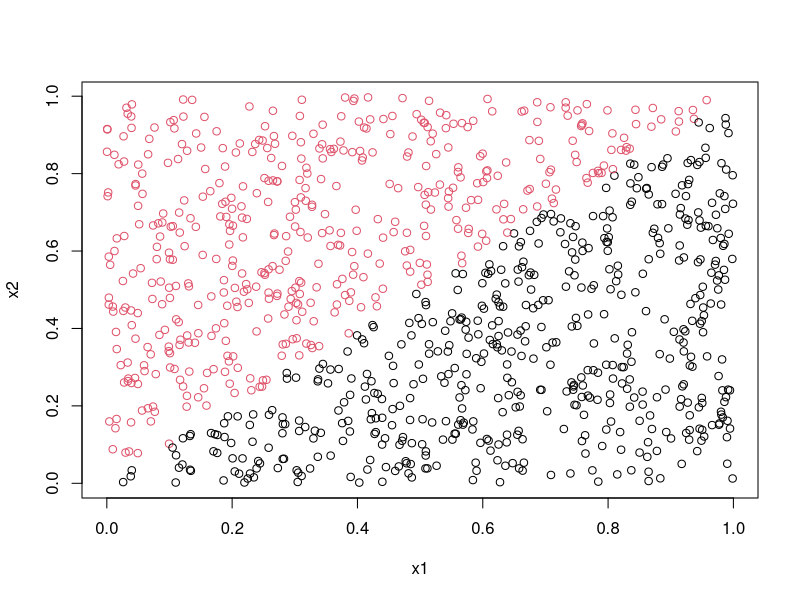
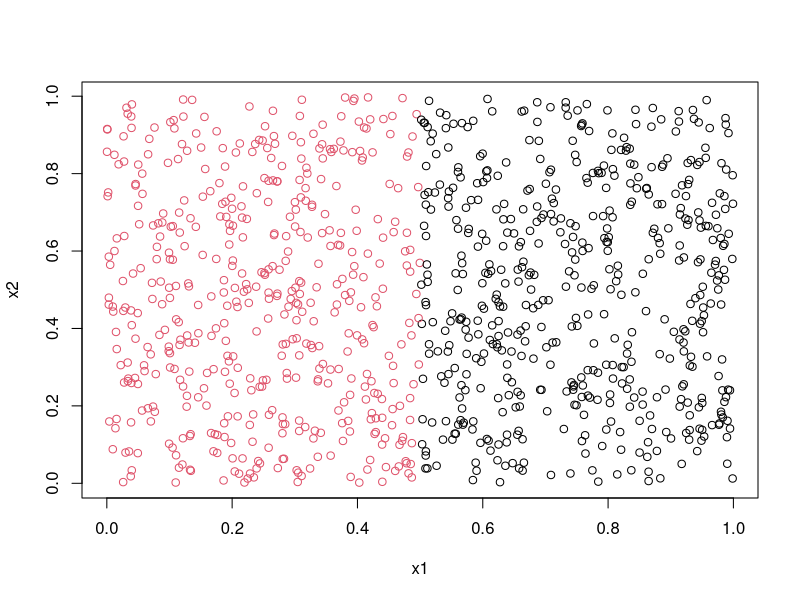
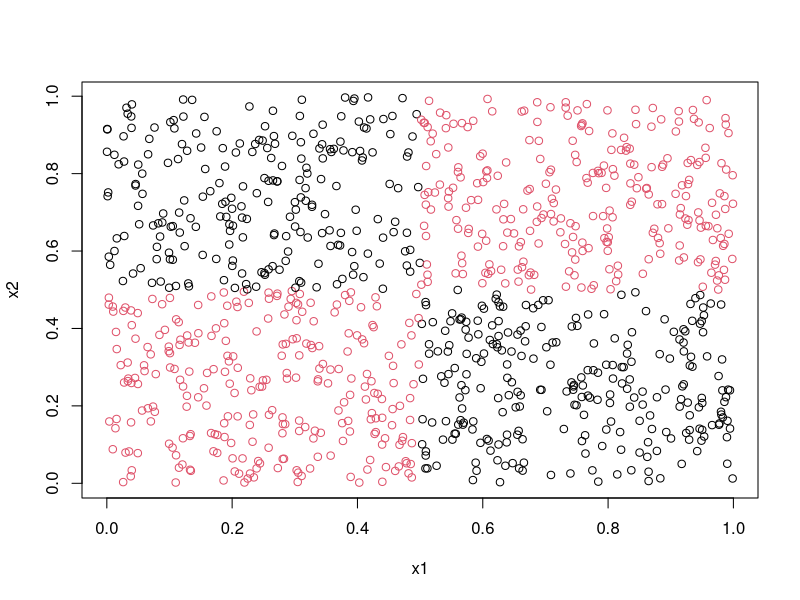
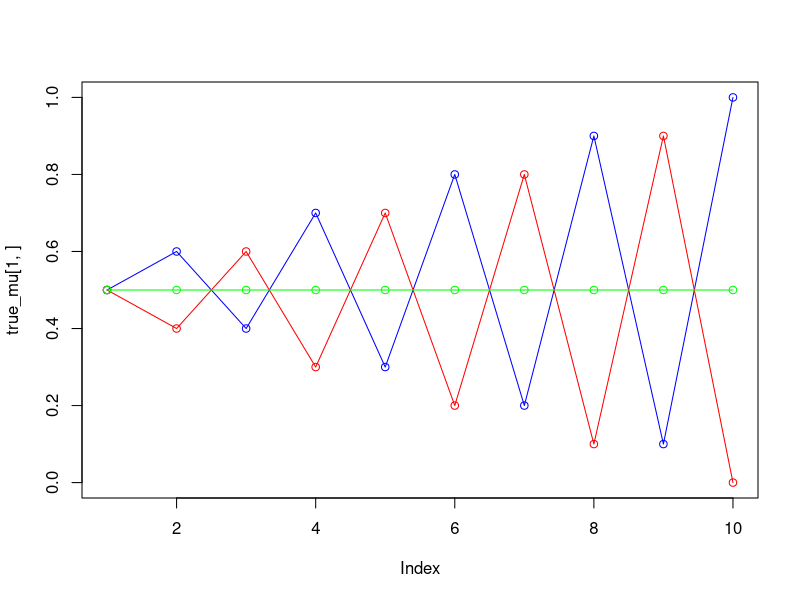

These figures' R source, in order: (Note: this script raises an error after producing the figures.)
library(randomForest)

# Assignment 1                          ####
random_trees <- function(ntree=1){
  # Result vector
  miss_class_error <- c()
  
  for(iter in 1:1000){
    # Generate train data
    x1<-runif(100)
    x2<-runif(100)
    trdata<-cbind(x1,x2)
    y<-as.numeric(x1<x2)
    trlabels<-as.factor(y)
    train <- data.frame(y = trlabels, x1, x2)
    
    # Fit the random forest model
    random_mod  <- randomForest(y ~ ., data=train, ntree=ntree,  nodesize=25, keep.forest=TRUE)
    
    # Random forest prediction on test data
    test_pred <- predict(random_mod, test_data)
    
    # Misclassification
    conf_mat <- table(test_data$y, test_pred)
    miss_class_error[iter] <- sum(diag(conf_mat)) / sum(conf_mat)
  }
  return(miss_class_error)
}
# Part 1                                ####
# Create test data
set.seed(1234)
x1<-runif(1000)
x2<-runif(1000)
tedata<-cbind(x1,x2)
y<-as.numeric(x1<x2)
telabels<-as.factor(y)
test_data <- data.frame(x1,x2,y=telabels)
plot(x1,x2,col=(y+1))


# Set seed in beginning to have reproducible result for markdown. 
set.seed(123)
random_1   <- random_trees(1)
random_10  <- random_trees(10)
random_100 <- random_trees(100)
mean(random_1)
sd(random_1)
mean(random_10)
sd(random_10)
mean(random_100)
sd(random_100)

# Part 2                                ####
# Create test data
set.seed(1234)
x1<-runif(1000)
x2<-runif(1000)
tedata<-cbind(x1,x2)
y<-as.numeric(x1<0.5)
telabels<-as.factor(y)
test_data <- data.frame(x1,x2,y=telabels)
plot(x1,x2,col=(y+1))

random_trees <- function(ntree=1){
  # Result vector
  miss_class_error <- c()
  
  for(iter in 1:1000){
    # Generate train data
    x1<-runif(100)
    x2<-runif(100)
    trdata<-cbind(x1,x2)
    y<-as.numeric(x1<0.5)
    trlabels<-as.factor(y)
    train <- data.frame(y = trlabels, x1, x2)
    
    # Fit the random forest model
    random_mod  <- randomForest(y ~ ., data=train, ntree=ntree,  nodesize=25, keep.forest=TRUE)
    
    # Random forest prediction on test data
    test_pred <- predict(random_mod, test_data)
    
    # Misclassification
    conf_mat <- table(test_data$y, test_pred)
    miss_class_error[iter] <- sum(diag(conf_mat)) / sum(conf_mat)
  }
  return(miss_class_error)
}

set.seed(123)
random_1   <- random_trees(1)
random_10  <- random_trees(10)
random_100 <- random_trees(100)
mean(random_1)
sd(random_1)
mean(random_10)
sd(random_10)
mean(random_100)
sd(random_100)

# Part 3                                ####
# Create test data
set.seed(1234)
x1<-runif(1000)
x2<-runif(1000)
tedata<-cbind(x1,x2)
y<-as.numeric( (x1<0.5 & x2<0.5) | (x1>0.5 & x2>0.5) )
telabels<-as.factor(y)
test_data <- data.frame(x1,x2,y=telabels)
plot(x1,x2,col=(y+1))

random_trees <- function(ntree=1){
  # Result vector
  miss_class_error <- c()
  
  for(iter in 1:1000){
    # Generate train data
    x1<-runif(100)
    x2<-runif(100)
    trdata<-cbind(x1,x2)
    y<-as.numeric( (x1<0.5 & x2<0.5) | (x1>0.5 & x2>0.5) )
    trlabels<-as.factor(y)
    train <- data.frame(y = trlabels, x1, x2)
    
    # Fit the random forest model
    random_mod  <- randomForest(y ~ ., data=train, ntree=ntree,  nodesize=25, keep.forest=TRUE)
    
    # Random forest prediction on test data
    test_pred <- predict(random_mod, test_data)
    
    # Misclassification
    conf_mat <- table(test_data$y, test_pred)
    miss_class_error[iter] <- sum(diag(conf_mat)) / sum(conf_mat)
  }
  return(miss_class_error)
}

set.seed(123)
random_1   <- random_trees(1)
random_10  <- random_trees(10)
random_100 <- random_trees(100)
mean(random_1)
sd(random_1)
mean(random_10)
sd(random_10)
mean(random_100)
sd(random_100)


# Assignment 2                          ####
set.seed(1234567890)
max_it <- 100 # max number of EM iterations
min_change <- 0.1 # min change in log lik between two consecutive iterations
n=1000 # number of training points
D=10 # number of dimensions
x <- matrix(nrow=n, ncol=D) # training data

true_pi <- vector(length = 3) # true mixing coefficients
true_mu <- matrix(nrow=3, ncol=D) # true conditional distributions
true_pi=c(1/3, 1/3, 1/3)
true_mu[1,]=c(0.5,0.6,0.4,0.7,0.3,0.8,0.2,0.9,0.1,1)
true_mu[2,]=c(0.5,0.4,0.6,0.3,0.7,0.2,0.8,0.1,0.9,0)
true_mu[3,]=c(0.5,0.5,0.5,0.5,0.5,0.5,0.5,0.5,0.5,0.5)
plot(true_mu[1,], type="o", col="blue", ylim=c(0,1))
points(true_mu[2,], type="o", col="red")
points(true_mu[3,], type="o", col="green")
# Producing the training data
for(i in 1:n) {
  m <- sample(1:3,1,prob=true_pi)
  for(d in 1:D) {
    x[i,d] <- rbinom(1,1,true_mu[m,d])
  }
}

M=3 # number of clusters
w <- matrix(nrow=n, ncol=M) # weights
pi <- vector(length = M) # mixing coefficients
mu <- matrix(nrow=M, ncol=D) # conditional distributions
llik <- vector(length = max_it) # log likelihood of the EM iterations


# Random initialization of the parameters
pi <- runif(M,0.49,0.51)
pi <- pi / sum(pi)
for(m in 1:M) {
  mu[m,] <- runif(D,0.49,0.51)
}
pi
mu

mu
x[1, ]
  
x_d <- x[1,]
x_d
mu[1, ]

mu[1,]^x_d * (1 - mu[1, ])^(1-x_d)

bern_mu1 <- prod(mu[1,]^x_d * (1 - mu[1, ])^(1-x_d))


bern_mu2 <- prod(mu[2,]^x_d * (1 - mu[2, ])^(1-x_d))
bern_mu3 <- prod(mu[3,]^x_d * (1 - mu[3, ])^(1-x_d))


# Calculates the weights for each observation
for(iter in 1:1000){
  x_d <- x[iter, ]
  
  # bernolli for (x1 given mu_1), (x1 given mu_2), (x1 given mu_3)
  bern_mu1 <- prod(mu[1,]^x_d * (1 - mu[1, ])^(1-x_d))
  bern_mu2 <- prod(mu[2,]^x_d * (1 - mu[2, ])^(1-x_d))
  bern_mu3 <- prod(mu[3,]^x_d * (1 - mu[3, ])^(1-x_d))
  
  # probability that the observation belongs to each distribution
  prob_1 <- pi[1] * bern_mu1 / sum(pi[1]*bern_mu1 + pi[2]*bern_mu2 + pi[3]*bern_mu3)
  prob_2 <- pi[2] * bern_mu2 / sum(pi[1]*bern_mu1 + pi[2]*bern_mu2 + pi[3]*bern_mu3)
  prob_3 <- pi[3] * bern_mu3 / sum(pi[1]*bern_mu1 + pi[2]*bern_mu2 + pi[3]*bern_mu3)
  
  # probability that observation 1 comes from each distribution
  w[iter, ] <- c(prob_1, prob_2, prob_3) 
}

# Calculate new pi
pi <- 1/1000 * colSums(w)




1/sum(colSums(w))* sum(a*x)





for(it in 1:max_it) {
  plot(mu[1,], type="o", col="blue", ylim=c(0,1))
  points(mu[2,], type="o", col="red")
  points(mu[3,], type="o", col="green")
  #points(mu[4,], type="o", col="yellow")
  Sys.sleep(0.5)
  # E-step: Computation of the  
  # Your code here
  #Log likelihood computation.
  # Your code here
  cat("iteration: ", it, "log likelihood: ", llik[it], "\n")
  flush.console()
  # Stop if the lok likelihood has not changed significantly
  # Your code here
  #M-step: ML parameter estimation from the data and weights
  # Your code here
}
pi
mu
plot(llik[1:it], type="o")
